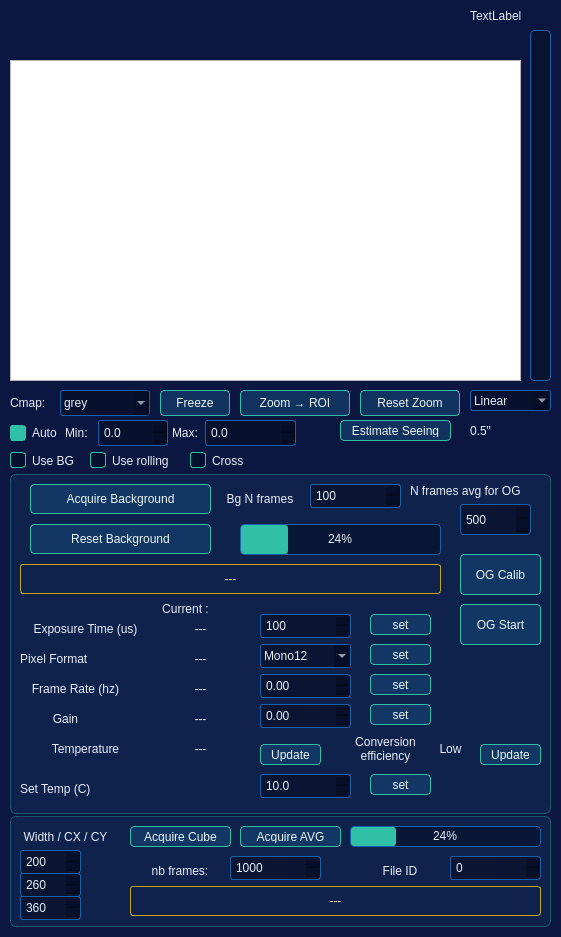
<?xml version="1.0" encoding="UTF-8"?>
<ui version="4.0">
 <class>Form</class>
 <widget class="QWidget" name="Form">
  <property name="geometry">
   <rect>
    <x>0</x>
    <y>0</y>
    <width>561</width>
    <height>937</height>
   </rect>
  </property>
  <property name="windowTitle">
   <string>Form</string>
  </property>
  <property name="styleSheet">
   <string notr="true">QWidget#Form {
    background-color: #0b1740;
}

QLabel, QCheckBox, QGroupBox, QSpinBox, QDoubleSpinBox, QComboBox {
    color: #e8eef7;
}

QFrame#frame, QFrame#frame_2 {
    background-color: rgba(24, 72, 120, 0.22);
    border: 1px solid rgba(48, 192, 168, 0.35);
    border-radius: 6px;
}

QPushButton {
    background-color: rgba(24, 72, 120, 0.55);
    color: #eaf6f2;
    border: 1px solid #30c0a8;
    border-radius: 4px;
    padding: 3px 6px;
}
QPushButton:hover   { background-color: rgba(48, 192, 168, 0.30); }
QPushButton:pressed { background-color: rgba(48, 192, 168, 0.50); }
QPushButton:checked { background-color: #30c0a8; color: #05122e; }

QSpinBox, QDoubleSpinBox, QComboBox {
    background-color: rgba(5, 12, 34, 0.6);
    border: 1px solid #1860a8;
    border-radius: 3px;
    padding: 1px 3px;
}

QCheckBox::indicator {
    width: 14px; height: 14px;
    border: 1px solid #30c0a8;
    border-radius: 3px;
    background: rgba(5, 12, 34, 0.6);
}
QCheckBox::indicator:checked { background: #30c0a8; }

QProgressBar {
    border: 1px solid #1860a8;
    border-radius: 4px;
    text-align: center;
    color: #e8eef7;
    background: rgba(5, 12, 34, 0.5);
}
QProgressBar::chunk {
    background-color: #30c0a8;
    border-radius: 3px;
}

QLabel#logLabel, QLabel#logBgLabel {
    border: 1px solid #c0a818;
    border-radius: 3px;
    color: #f0d873;
}

QComboBox QAbstractItemView {
    background-color: #10224f;
    color: #e8eef7;
    selection-background-color: #1860a8;
    selection-color: #ffffff;
    border: 1px solid #30c0a8;
    outline: 0;
}
</string>
  </property>
  <widget class="GraphicsView" name="imageView">
   <property name="geometry">
    <rect>
     <x>10</x>
     <y>60</y>
     <width>511</width>
     <height>321</height>
    </rect>
   </property>
  </widget>
  <widget class="QLabel" name="freqLabel">
   <property name="geometry">
    <rect>
     <x>470</x>
     <y>0</y>
     <width>81</width>
     <height>31</height>
    </rect>
   </property>
   <property name="text">
    <string>TextLabel</string>
   </property>
  </widget>
  <widget class="QCheckBox" name="bgCheckBox">
   <property name="geometry">
    <rect>
     <x>10</x>
     <y>450</y>
     <width>95</width>
     <height>21</height>
    </rect>
   </property>
   <property name="text">
    <string>Use BG</string>
   </property>
  </widget>
  <widget class="QFrame" name="frame">
   <property name="geometry">
    <rect>
     <x>10</x>
     <y>474</y>
     <width>541</width>
     <height>340</height>
    </rect>
   </property>
   <property name="frameShape">
    <enum>QFrame::StyledPanel</enum>
   </property>
   <property name="frameShadow">
    <enum>QFrame::Raised</enum>
   </property>
   <widget class="QSpinBox" name="nbFrameBgBox">
    <property name="geometry">
     <rect>
      <x>300</x>
      <y>10</y>
      <width>91</width>
      <height>24</height>
     </rect>
    </property>
    <property name="minimum">
     <number>1</number>
    </property>
    <property name="maximum">
     <number>1000</number>
    </property>
    <property name="value">
     <number>100</number>
    </property>
   </widget>
   <widget class="QLabel" name="ditLabel_1">
    <property name="geometry">
     <rect>
      <x>10</x>
      <y>140</y>
      <width>131</width>
      <height>30</height>
     </rect>
    </property>
    <property name="text">
     <string>Exposure Time (us)</string>
    </property>
    <property name="alignment">
     <set>Qt::AlignCenter</set>
    </property>
   </widget>
   <widget class="QProgressBar" name="progressBgBar">
    <property name="geometry">
     <rect>
      <x>230</x>
      <y>50</y>
      <width>201</width>
      <height>31</height>
     </rect>
    </property>
    <property name="value">
     <number>24</number>
    </property>
   </widget>
   <widget class="QPushButton" name="fpsButton">
    <property name="geometry">
     <rect>
      <x>360</x>
      <y>200</y>
      <width>61</width>
      <height>21</height>
     </rect>
    </property>
    <property name="text">
     <string>set</string>
    </property>
   </widget>
   <widget class="QPushButton" name="acqBgButton">
    <property name="geometry">
     <rect>
      <x>20</x>
      <y>10</y>
      <width>181</width>
      <height>30</height>
     </rect>
    </property>
    <property name="text">
     <string>Acquire Background</string>
    </property>
   </widget>
   <widget class="QPushButton" name="ditButton">
    <property name="geometry">
     <rect>
      <x>360</x>
      <y>140</y>
      <width>61</width>
      <height>21</height>
     </rect>
    </property>
    <property name="text">
     <string>set</string>
    </property>
   </widget>
   <widget class="QLabel" name="nbFrameBgLabel">
    <property name="geometry">
     <rect>
      <x>200</x>
      <y>10</y>
      <width>100</width>
      <height>30</height>
     </rect>
    </property>
    <property name="text">
     <string>Bg N frames</string>
    </property>
    <property name="alignment">
     <set>Qt::AlignCenter</set>
    </property>
   </widget>
   <widget class="QLabel" name="logBgLabel">
    <property name="geometry">
     <rect>
      <x>10</x>
      <y>90</y>
      <width>421</width>
      <height>30</height>
     </rect>
    </property>
    <property name="frameShape">
     <enum>QFrame::Box</enum>
    </property>
    <property name="text">
     <string>---</string>
    </property>
    <property name="alignment">
     <set>Qt::AlignCenter</set>
    </property>
   </widget>
   <widget class="QPushButton" name="resetBgButton">
    <property name="geometry">
     <rect>
      <x>20</x>
      <y>50</y>
      <width>181</width>
      <height>30</height>
     </rect>
    </property>
    <property name="text">
     <string>Reset Background</string>
    </property>
   </widget>
   <widget class="QLabel" name="fpsLabel_1">
    <property name="geometry">
     <rect>
      <x>0</x>
      <y>200</y>
      <width>131</width>
      <height>30</height>
     </rect>
    </property>
    <property name="text">
     <string>Frame Rate (hz)</string>
    </property>
    <property name="alignment">
     <set>Qt::AlignCenter</set>
    </property>
   </widget>
   <widget class="QLabel" name="ditStatusLabel">
    <property name="geometry">
     <rect>
      <x>140</x>
      <y>140</y>
      <width>101</width>
      <height>30</height>
     </rect>
    </property>
    <property name="text">
     <string>---</string>
    </property>
    <property name="alignment">
     <set>Qt::AlignCenter</set>
    </property>
   </widget>
   <widget class="QLabel" name="fpsStatusLabel">
    <property name="geometry">
     <rect>
      <x>140</x>
      <y>200</y>
      <width>101</width>
      <height>30</height>
     </rect>
    </property>
    <property name="text">
     <string>---</string>
    </property>
    <property name="alignment">
     <set>Qt::AlignCenter</set>
    </property>
   </widget>
   <widget class="QDoubleSpinBox" name="ditBox">
    <property name="geometry">
     <rect>
      <x>250</x>
      <y>140</y>
      <width>91</width>
      <height>24</height>
     </rect>
    </property>
    <property name="decimals">
     <number>0</number>
    </property>
    <property name="maximum">
     <double>99999.000000000000000</double>
    </property>
    <property name="singleStep">
     <double>1.000000000000000</double>
    </property>
    <property name="value">
     <double>100.000000000000000</double>
    </property>
   </widget>
   <widget class="QLabel" name="ditLabel_2">
    <property name="geometry">
     <rect>
      <x>120</x>
      <y>120</y>
      <width>111</width>
      <height>30</height>
     </rect>
    </property>
    <property name="text">
     <string>Current :</string>
    </property>
    <property name="alignment">
     <set>Qt::AlignCenter</set>
    </property>
   </widget>
   <widget class="QDoubleSpinBox" name="fpsBox">
    <property name="geometry">
     <rect>
      <x>250</x>
      <y>200</y>
      <width>91</width>
      <height>24</height>
     </rect>
    </property>
    <property name="decimals">
     <number>2</number>
    </property>
    <property name="maximum">
     <double>1000.000000000000000</double>
    </property>
    <property name="singleStep">
     <double>0.100000000000000</double>
    </property>
    <property name="value">
     <double>0.000000000000000</double>
    </property>
   </widget>
   <widget class="QLabel" name="gainStatusLabel">
    <property name="geometry">
     <rect>
      <x>140</x>
      <y>230</y>
      <width>101</width>
      <height>30</height>
     </rect>
    </property>
    <property name="text">
     <string>---</string>
    </property>
    <property name="alignment">
     <set>Qt::AlignCenter</set>
    </property>
   </widget>
   <widget class="QLabel" name="gainLabel">
    <property name="geometry">
     <rect>
      <x>-10</x>
      <y>230</y>
      <width>131</width>
      <height>30</height>
     </rect>
    </property>
    <property name="text">
     <string>Gain</string>
    </property>
    <property name="alignment">
     <set>Qt::AlignCenter</set>
    </property>
   </widget>
   <widget class="QLabel" name="tempLabel">
    <property name="geometry">
     <rect>
      <x>10</x>
      <y>260</y>
      <width>131</width>
      <height>30</height>
     </rect>
    </property>
    <property name="text">
     <string>Temperature</string>
    </property>
    <property name="alignment">
     <set>Qt::AlignCenter</set>
    </property>
   </widget>
   <widget class="QLabel" name="tempStatusLabel">
    <property name="geometry">
     <rect>
      <x>140</x>
      <y>260</y>
      <width>101</width>
      <height>30</height>
     </rect>
    </property>
    <property name="text">
     <string>---</string>
    </property>
    <property name="alignment">
     <set>Qt::AlignCenter</set>
    </property>
   </widget>
   <widget class="QDoubleSpinBox" name="gainBox">
    <property name="geometry">
     <rect>
      <x>250</x>
      <y>230</y>
      <width>91</width>
      <height>24</height>
     </rect>
    </property>
    <property name="decimals">
     <number>2</number>
    </property>
    <property name="maximum">
     <double>1000.000000000000000</double>
    </property>
    <property name="singleStep">
     <double>0.100000000000000</double>
    </property>
    <property name="value">
     <double>0.000000000000000</double>
    </property>
   </widget>
   <widget class="QPushButton" name="cblue_gain_button">
    <property name="geometry">
     <rect>
      <x>360</x>
      <y>230</y>
      <width>61</width>
      <height>21</height>
     </rect>
    </property>
    <property name="text">
     <string>set</string>
    </property>
   </widget>
   <widget class="QPushButton" name="cblue_temperature_button">
    <property name="geometry">
     <rect>
      <x>250</x>
      <y>270</y>
      <width>61</width>
      <height>21</height>
     </rect>
    </property>
    <property name="text">
     <string>Update</string>
    </property>
   </widget>
   <widget class="QLabel" name="tempLabel_2">
    <property name="geometry">
     <rect>
      <x>310</x>
      <y>260</y>
      <width>131</width>
      <height>30</height>
     </rect>
    </property>
    <property name="text">
     <string>Conversion
efficiency</string>
    </property>
    <property name="alignment">
     <set>Qt::AlignCenter</set>
    </property>
   </widget>
   <widget class="QLabel" name="convEfficiencyLabel">
    <property name="geometry">
     <rect>
      <x>420</x>
      <y>260</y>
      <width>41</width>
      <height>30</height>
     </rect>
    </property>
    <property name="text">
     <string>Low</string>
    </property>
    <property name="alignment">
     <set>Qt::AlignCenter</set>
    </property>
   </widget>
   <widget class="QPushButton" name="convEfficiencyButton">
    <property name="geometry">
     <rect>
      <x>470</x>
      <y>270</y>
      <width>61</width>
      <height>21</height>
     </rect>
    </property>
    <property name="text">
     <string>Update</string>
    </property>
   </widget>
   <widget class="QPushButton" name="launch_OG_process_button">
    <property name="geometry">
     <rect>
      <x>450</x>
      <y>80</y>
      <width>81</width>
      <height>41</height>
     </rect>
    </property>
    <property name="text">
     <string>OG Calib</string>
    </property>
   </widget>
   <widget class="QSpinBox" name="n_frames_box">
    <property name="geometry">
     <rect>
      <x>450</x>
      <y>30</y>
      <width>71</width>
      <height>31</height>
     </rect>
    </property>
    <property name="maximum">
     <number>1000</number>
    </property>
    <property name="singleStep">
     <number>10</number>
    </property>
    <property name="value">
     <number>500</number>
    </property>
   </widget>
   <widget class="QLabel" name="n_frames_to_save_label">
    <property name="geometry">
     <rect>
      <x>400</x>
      <y>0</y>
      <width>131</width>
      <height>33</height>
     </rect>
    </property>
    <property name="text">
     <string>N frames avg for OG</string>
    </property>
   </widget>
   <widget class="QPushButton" name="ogLoopButton">
    <property name="geometry">
     <rect>
      <x>450</x>
      <y>130</y>
      <width>81</width>
      <height>41</height>
     </rect>
    </property>
    <property name="text">
     <string>OG Start</string>
    </property>
   </widget>
   <widget class="QLabel" name="pixelFormatLabel">
    <property name="geometry">
     <rect>
      <x>10</x>
      <y>170</y>
      <width>131</width>
      <height>30</height>
     </rect>
    </property>
    <property name="text">
     <string>Pixel Format</string>
    </property>
   </widget>
   <widget class="QComboBox" name="pixelFormatComboBox">
    <property name="geometry">
     <rect>
      <x>250</x>
      <y>170</y>
      <width>91</width>
      <height>24</height>
     </rect>
    </property>
    <item>
     <property name="text">
      <string>Mono12</string>
     </property>
    </item>
    <item>
     <property name="text">
      <string>Mono14</string>
     </property>
    </item>
   </widget>
   <widget class="QPushButton" name="pixelFormatButton">
    <property name="geometry">
     <rect>
      <x>360</x>
      <y>170</y>
      <width>61</width>
      <height>21</height>
     </rect>
    </property>
    <property name="text">
     <string>set</string>
    </property>
   </widget>
   <widget class="QLabel" name="setTempLabel">
    <property name="geometry">
     <rect>
      <x>10</x>
      <y>300</y>
      <width>131</width>
      <height>30</height>
     </rect>
    </property>
    <property name="text">
     <string>Set Temp (C)</string>
    </property>
   </widget>
   <widget class="QDoubleSpinBox" name="setTempBox">
    <property name="geometry">
     <rect>
      <x>250</x>
      <y>300</y>
      <width>91</width>
      <height>24</height>
     </rect>
    </property>
    <property name="decimals">
     <number>1</number>
    </property>
    <property name="minimum">
     <double>-40.000000000000000</double>
    </property>
    <property name="maximum">
     <double>75.000000000000000</double>
    </property>
    <property name="value">
     <double>10.000000000000000</double>
    </property>
   </widget>
   <widget class="QPushButton" name="setTempButton">
    <property name="geometry">
     <rect>
      <x>360</x>
      <y>300</y>
      <width>61</width>
      <height>21</height>
     </rect>
    </property>
    <property name="text">
     <string>set</string>
    </property>
   </widget>
   <widget class="QLabel" name="pixelFormatStatusLabel">
    <property name="geometry">
     <rect>
      <x>140</x>
      <y>170</y>
      <width>101</width>
      <height>30</height>
     </rect>
    </property>
    <property name="text">
     <string>---</string>
    </property>
    <property name="alignment">
     <set>Qt::AlignCenter</set>
    </property>
   </widget>
  </widget>
  <widget class="QFrame" name="frame_2">
   <property name="geometry">
    <rect>
     <x>10</x>
     <y>816</y>
     <width>541</width>
     <height>111</height>
    </rect>
   </property>
   <property name="frameShape">
    <enum>QFrame::StyledPanel</enum>
   </property>
   <property name="frameShadow">
    <enum>QFrame::Raised</enum>
   </property>
   <widget class="QSpinBox" name="nbFrameBox">
    <property name="geometry">
     <rect>
      <x>220</x>
      <y>40</y>
      <width>91</width>
      <height>24</height>
     </rect>
    </property>
    <property name="minimum">
     <number>1</number>
    </property>
    <property name="maximum">
     <number>10000</number>
    </property>
    <property name="value">
     <number>1000</number>
    </property>
   </widget>
   <widget class="QLabel" name="logLabel">
    <property name="geometry">
     <rect>
      <x>120</x>
      <y>70</y>
      <width>411</width>
      <height>30</height>
     </rect>
    </property>
    <property name="frameShape">
     <enum>QFrame::Box</enum>
    </property>
    <property name="text">
     <string>---</string>
    </property>
    <property name="alignment">
     <set>Qt::AlignCenter</set>
    </property>
   </widget>
   <widget class="QPushButton" name="acqButton">
    <property name="geometry">
     <rect>
      <x>120</x>
      <y>10</y>
      <width>101</width>
      <height>21</height>
     </rect>
    </property>
    <property name="text">
     <string>Acquire Cube</string>
    </property>
   </widget>
   <widget class="QLabel" name="nbFrameLabel">
    <property name="geometry">
     <rect>
      <x>120</x>
      <y>40</y>
      <width>100</width>
      <height>30</height>
     </rect>
    </property>
    <property name="text">
     <string>nb frames:</string>
    </property>
    <property name="alignment">
     <set>Qt::AlignCenter</set>
    </property>
   </widget>
   <widget class="QProgressBar" name="progressBar">
    <property name="geometry">
     <rect>
      <x>340</x>
      <y>10</y>
      <width>191</width>
      <height>21</height>
     </rect>
    </property>
    <property name="value">
     <number>24</number>
    </property>
   </widget>
   <widget class="QSpinBox" name="frameIdBox">
    <property name="geometry">
     <rect>
      <x>440</x>
      <y>40</y>
      <width>91</width>
      <height>24</height>
     </rect>
    </property>
    <property name="minimum">
     <number>0</number>
    </property>
    <property name="maximum">
     <number>10000</number>
    </property>
    <property name="value">
     <number>0</number>
    </property>
   </widget>
   <widget class="QLabel" name="frameIdLabel">
    <property name="geometry">
     <rect>
      <x>340</x>
      <y>40</y>
      <width>100</width>
      <height>30</height>
     </rect>
    </property>
    <property name="text">
     <string>File ID</string>
    </property>
    <property name="alignment">
     <set>Qt::AlignCenter</set>
    </property>
   </widget>
   <widget class="QPushButton" name="acqAvgButton">
    <property name="geometry">
     <rect>
      <x>230</x>
      <y>10</y>
      <width>101</width>
      <height>21</height>
     </rect>
    </property>
    <property name="text">
     <string>Acquire AVG</string>
    </property>
   </widget>
   <widget class="QSpinBox" name="ImageCenterYBox">
    <property name="geometry">
     <rect>
      <x>10</x>
      <y>80</y>
      <width>61</width>
      <height>24</height>
     </rect>
    </property>
    <property name="minimum">
     <number>0</number>
    </property>
    <property name="maximum">
     <number>512</number>
    </property>
    <property name="value">
     <number>360</number>
    </property>
   </widget>
   <widget class="QLabel" name="fpsLabel_2">
    <property name="geometry">
     <rect>
      <x>-10</x>
      <y>10</y>
      <width>131</width>
      <height>21</height>
     </rect>
    </property>
    <property name="text">
     <string>Width / CX / CY</string>
    </property>
    <property name="alignment">
     <set>Qt::AlignCenter</set>
    </property>
   </widget>
   <widget class="QSpinBox" name="ImageCenterXBox">
    <property name="geometry">
     <rect>
      <x>10</x>
      <y>57</y>
      <width>61</width>
      <height>24</height>
     </rect>
    </property>
    <property name="minimum">
     <number>0</number>
    </property>
    <property name="maximum">
     <number>512</number>
    </property>
    <property name="value">
     <number>260</number>
    </property>
   </widget>
   <widget class="QSpinBox" name="ImageWidthBox">
    <property name="geometry">
     <rect>
      <x>10</x>
      <y>34</y>
      <width>61</width>
      <height>24</height>
     </rect>
    </property>
    <property name="minimum">
     <number>10</number>
    </property>
    <property name="maximum">
     <number>512</number>
    </property>
    <property name="value">
     <number>200</number>
    </property>
   </widget>
  </widget>
  <widget class="QComboBox" name="scaleComboBox">
   <property name="geometry">
    <rect>
     <x>470</x>
     <y>390</y>
     <width>81</width>
     <height>21</height>
    </rect>
   </property>
   <item>
    <property name="text">
     <string>Linear</string>
    </property>
   </item>
   <item>
    <property name="text">
     <string>Sqrt</string>
    </property>
   </item>
   <item>
    <property name="text">
     <string>Log</string>
    </property>
   </item>
  </widget>
  <widget class="QCheckBox" name="rollingCheckBox">
   <property name="geometry">
    <rect>
     <x>90</x>
     <y>450</y>
     <width>101</width>
     <height>21</height>
    </rect>
   </property>
   <property name="text">
    <string>Use rolling</string>
   </property>
  </widget>
  <widget class="QProgressBar" name="saturationProgressBar">
   <property name="geometry">
    <rect>
     <x>530</x>
     <y>30</y>
     <width>21</width>
     <height>351</height>
    </rect>
   </property>
   <property name="orientation">
    <enum>Qt::Vertical</enum>
   </property>
   <property name="invertedAppearance">
    <bool>false</bool>
   </property>
   <property name="textDirection">
    <enum>QProgressBar::TopToBottom</enum>
   </property>
  </widget>
  <widget class="QLabel" name="label_2">
   <property name="geometry">
    <rect>
     <x>340</x>
     <y>990</y>
     <width>91</width>
     <height>17</height>
    </rect>
   </property>
   <property name="text">
    <string>Saturometer</string>
   </property>
  </widget>
  <widget class="QPushButton" name="estimateSeeingButton">
   <property name="geometry">
    <rect>
     <x>340</x>
     <y>420</y>
     <width>111</width>
     <height>21</height>
    </rect>
   </property>
   <property name="text">
    <string>Estimate Seeing</string>
   </property>
  </widget>
  <widget class="QLabel" name="seeingLabel">
   <property name="geometry">
    <rect>
     <x>470</x>
     <y>410</y>
     <width>81</width>
     <height>41</height>
    </rect>
   </property>
   <property name="text">
    <string>0.5&quot;</string>
   </property>
  </widget>
  <widget class="QPushButton" name="estimate_radius_button">
   <property name="geometry">
    <rect>
     <x>440</x>
     <y>960</y>
     <width>121</width>
     <height>61</height>
    </rect>
   </property>
   <property name="layoutDirection">
    <enum>Qt::LeftToRight</enum>
   </property>
   <property name="text">
    <string>Estimate
modulation radius</string>
   </property>
  </widget>
  <widget class="QLabel" name="cmapLabel">
   <property name="geometry">
    <rect>
     <x>10</x>
     <y>390</y>
     <width>45</width>
     <height>26</height>
    </rect>
   </property>
   <property name="text">
    <string>Cmap:</string>
   </property>
  </widget>
  <widget class="QComboBox" name="cmapComboBox">
   <property name="geometry">
    <rect>
     <x>60</x>
     <y>390</y>
     <width>90</width>
     <height>26</height>
    </rect>
   </property>
   <item>
    <property name="text">
     <string>grey</string>
    </property>
   </item>
   <item>
    <property name="text">
     <string>hot</string>
    </property>
   </item>
   <item>
    <property name="text">
     <string>viridis</string>
    </property>
   </item>
   <item>
    <property name="text">
     <string>inferno</string>
    </property>
   </item>
  </widget>
  <widget class="QPushButton" name="freezeButton">
   <property name="geometry">
    <rect>
     <x>160</x>
     <y>390</y>
     <width>70</width>
     <height>26</height>
    </rect>
   </property>
   <property name="text">
    <string>Freeze</string>
   </property>
   <property name="checkable">
    <bool>true</bool>
   </property>
  </widget>
  <widget class="QPushButton" name="extractZoomButton">
   <property name="geometry">
    <rect>
     <x>240</x>
     <y>390</y>
     <width>110</width>
     <height>26</height>
    </rect>
   </property>
   <property name="text">
    <string>Zoom → ROI</string>
   </property>
  </widget>
  <widget class="QPushButton" name="resetZoomButton">
   <property name="geometry">
    <rect>
     <x>360</x>
     <y>390</y>
     <width>100</width>
     <height>26</height>
    </rect>
   </property>
   <property name="text">
    <string>Reset Zoom</string>
   </property>
  </widget>
  <widget class="QLabel" name="statsLabel">
   <property name="geometry">
    <rect>
     <x>10</x>
     <y>0</y>
     <width>451</width>
     <height>26</height>
    </rect>
   </property>
   <property name="text">
    <string/>
   </property>
  </widget>
  <widget class="QCheckBox" name="autoCheckBox">
   <property name="geometry">
    <rect>
     <x>10</x>
     <y>420</y>
     <width>50</width>
     <height>26</height>
    </rect>
   </property>
   <property name="text">
    <string>Auto</string>
   </property>
   <property name="checked">
    <bool>true</bool>
   </property>
  </widget>
  <widget class="QLabel" name="minLabel">
   <property name="geometry">
    <rect>
     <x>65</x>
     <y>420</y>
     <width>30</width>
     <height>26</height>
    </rect>
   </property>
   <property name="text">
    <string>Min:</string>
   </property>
  </widget>
  <widget class="QDoubleSpinBox" name="minSpin">
   <property name="enabled">
    <bool>false</bool>
   </property>
   <property name="geometry">
    <rect>
     <x>98</x>
     <y>420</y>
     <width>70</width>
     <height>26</height>
    </rect>
   </property>
   <property name="decimals">
    <number>1</number>
   </property>
   <property name="minimum">
    <double>-1000000000.000000000000000</double>
   </property>
   <property name="maximum">
    <double>1000000000.000000000000000</double>
   </property>
  </widget>
  <widget class="QLabel" name="maxLabel">
   <property name="geometry">
    <rect>
     <x>172</x>
     <y>420</y>
     <width>30</width>
     <height>26</height>
    </rect>
   </property>
   <property name="text">
    <string>Max:</string>
   </property>
  </widget>
  <widget class="QDoubleSpinBox" name="maxSpin">
   <property name="enabled">
    <bool>false</bool>
   </property>
   <property name="geometry">
    <rect>
     <x>205</x>
     <y>420</y>
     <width>91</width>
     <height>26</height>
    </rect>
   </property>
   <property name="decimals">
    <number>1</number>
   </property>
   <property name="minimum">
    <double>-1000000000.000000000000000</double>
   </property>
   <property name="maximum">
    <double>1000000000.000000000000000</double>
   </property>
  </widget>
  <widget class="QCheckBox" name="crossCheckBox">
   <property name="geometry">
    <rect>
     <x>190</x>
     <y>450</y>
     <width>55</width>
     <height>21</height>
    </rect>
   </property>
   <property name="text">
    <string>Cross</string>
   </property>
  </widget>
  <widget class="QLabel" name="posLabel">
   <property name="geometry">
    <rect>
     <x>250</x>
     <y>450</y>
     <width>171</width>
     <height>26</height>
    </rect>
   </property>
   <property name="text">
    <string/>
   </property>
  </widget>
  <widget class="QLabel" name="roiPosLable">
   <property name="geometry">
    <rect>
     <x>10</x>
     <y>30</y>
     <width>451</width>
     <height>21</height>
    </rect>
   </property>
   <property name="text">
    <string/>
   </property>
  </widget>
  <zorder>autoCheckBox</zorder>
  <zorder>minLabel</zorder>
  <zorder>minSpin</zorder>
  <zorder>maxLabel</zorder>
  <zorder>maxSpin</zorder>
  <zorder>crossCheckBox</zorder>
  <zorder>posLabel</zorder>
  <zorder>cmapLabel</zorder>
  <zorder>cmapComboBox</zorder>
  <zorder>freezeButton</zorder>
  <zorder>extractZoomButton</zorder>
  <zorder>resetZoomButton</zorder>
  <zorder>statsLabel</zorder>
  <zorder>frame_2</zorder>
  <zorder>frame</zorder>
  <zorder>imageView</zorder>
  <zorder>freqLabel</zorder>
  <zorder>bgCheckBox</zorder>
  <zorder>scaleComboBox</zorder>
  <zorder>rollingCheckBox</zorder>
  <zorder>saturationProgressBar</zorder>
  <zorder>label_2</zorder>
  <zorder>estimateSeeingButton</zorder>
  <zorder>seeingLabel</zorder>
  <zorder>estimate_radius_button</zorder>
  <zorder>roiPosLable</zorder>
 </widget>
 <customwidgets>
  <customwidget>
   <class>GraphicsView</class>
   <extends>QGraphicsView</extends>
   <header>pyqtgraph</header>
  </customwidget>
 </customwidgets>
 <resources/>
 <connections/>
</ui>
